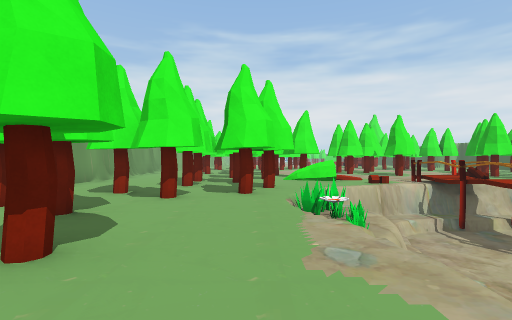
view 1 (above)

24 first-person views from a walk through a scene from a Unity 3-D project. The camera is 1.3 m above the floor, looks level and sees 85° across. The floor is counted in squares, 2 m on a side. Each view is taken from the middle of a square. On the plan, view 1 faces up. The plan holds only what a view shows up to about 9 squares ahead; the rest is blank. The place goes on beyond the plan. Some animated figures are left out. Some surface patterns are stand-ins.

view 2
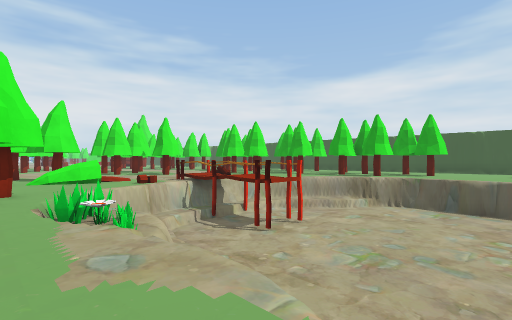

view 3
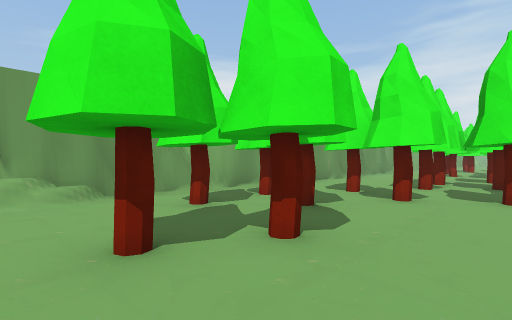

view 4
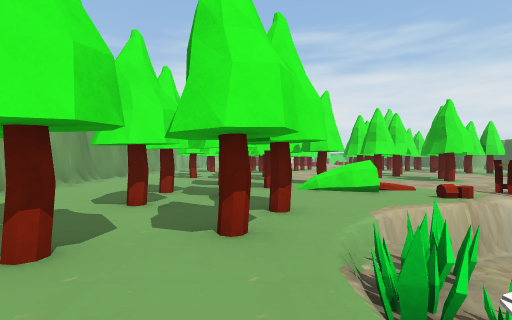

view 5
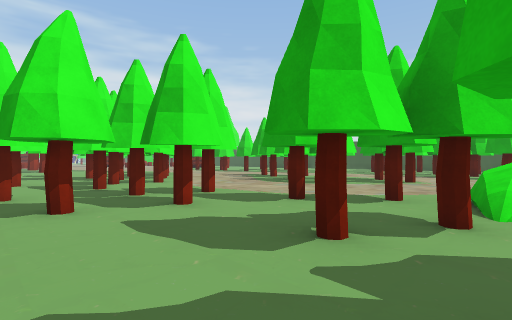

view 6
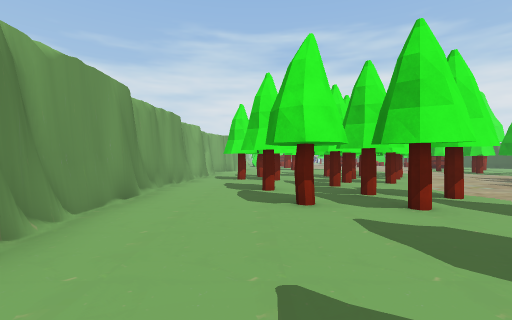

view 7
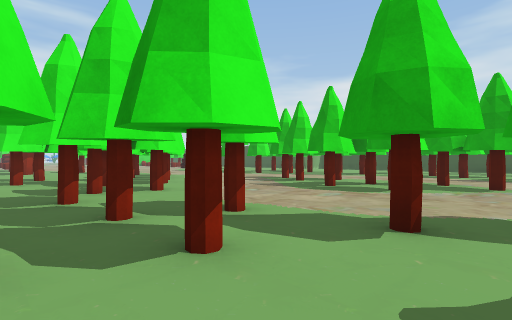

view 8
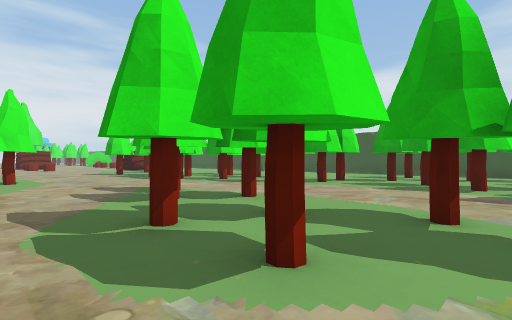

view 9
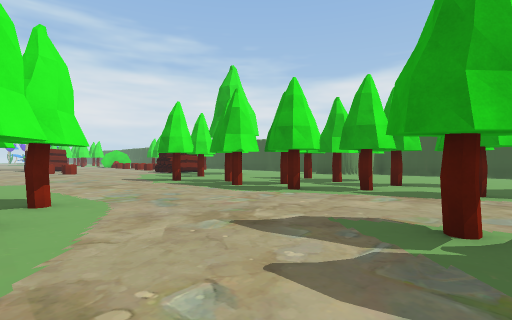

view 10
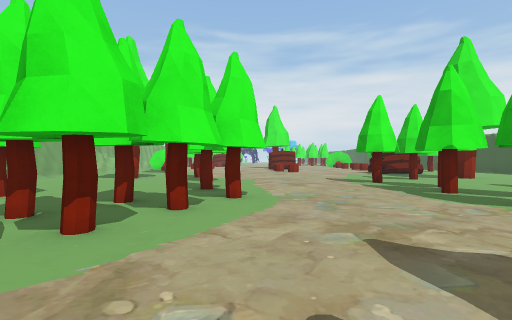

view 11
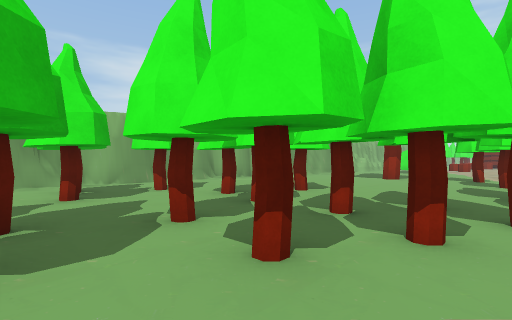

view 12
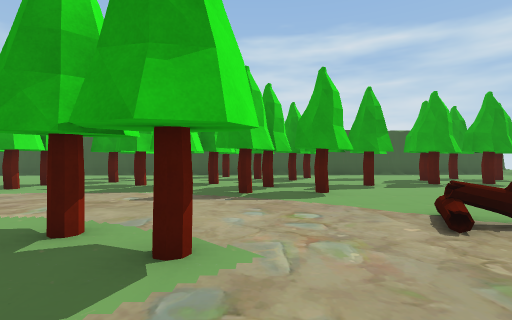

view 13
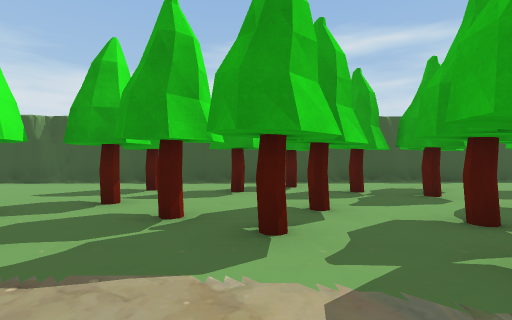

view 14
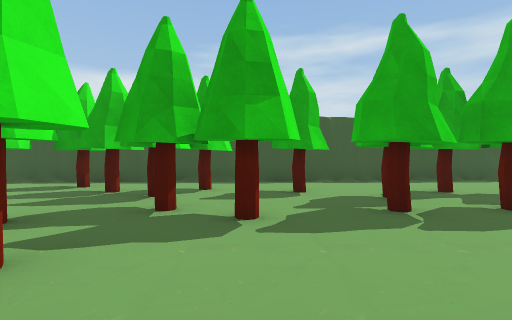

view 15
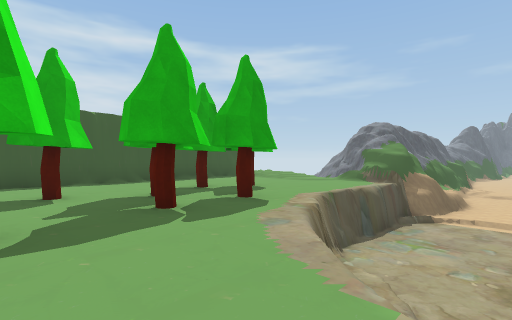

view 16
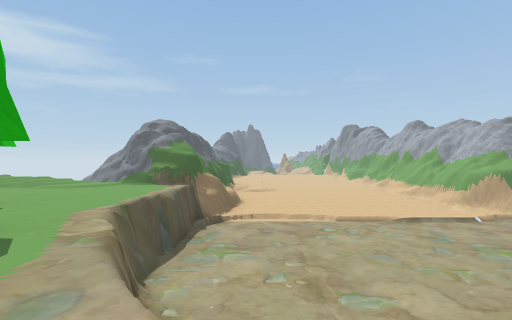

view 17
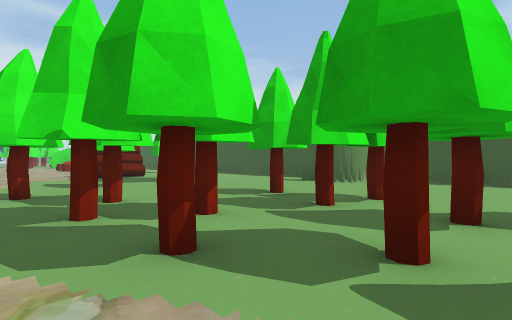

view 18
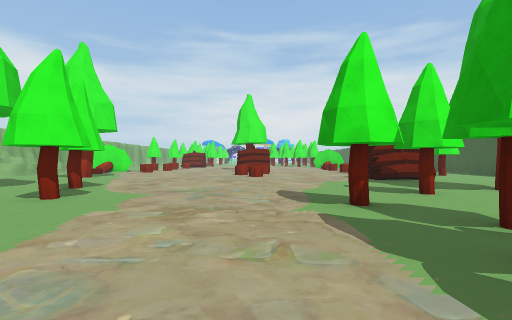

view 19
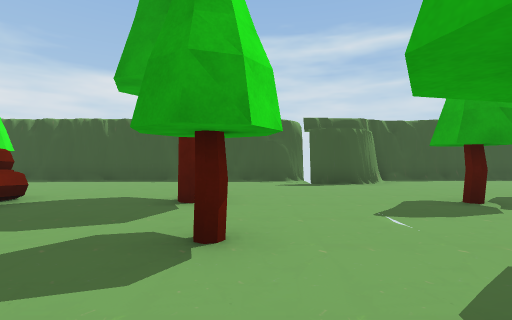

view 20
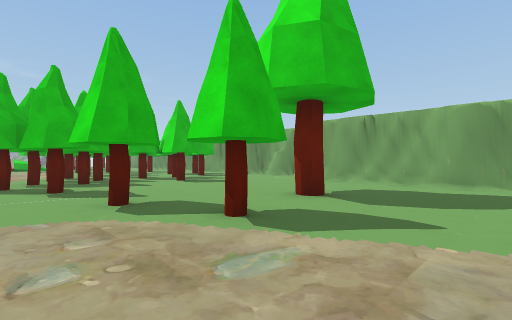

view 21
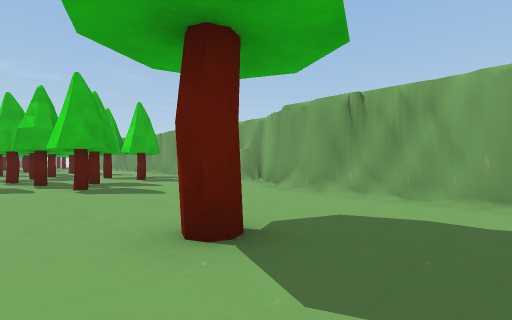

view 22
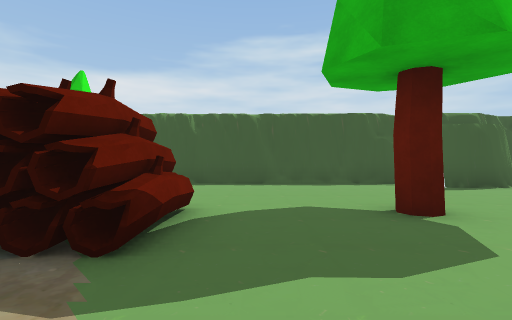

view 23
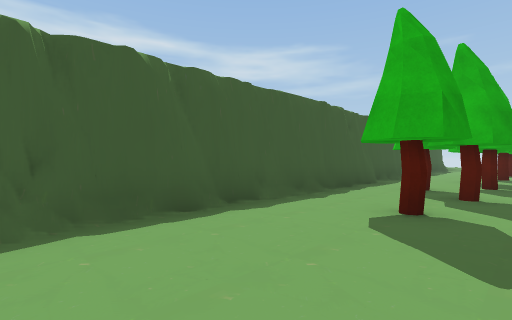

view 24
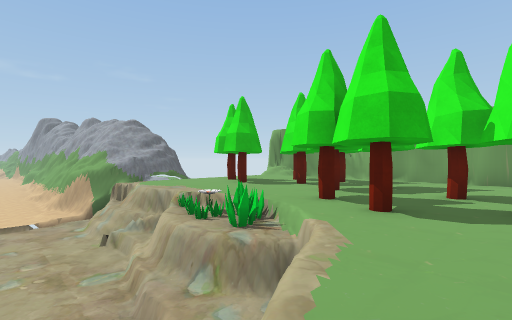

### Floor plan
Key: @ floor where view 1 was taken; # wall or solid block; x gap in a wall; . main floor; : floor 0.25 m higher than the main floor; / step, stairs or slope; = window, fence, low wall or low ledge; ^ raised ledge; v drop or lower ground; T tree; P plant; O other object.
Columns run from 6 left of view 1 to 17 right of it. Each row starts with its distance up from view 1.
 30   #.............OO....#
 29   #...................#
 28   #...................#
 27   #..T..T........T....#
 26   #.....T......T......#
 25  ##..........T........#
 24  #.............T.....##
 23  #.......T....T..T...##
 22  #...T....T....T......#
 21  #...T..TT....T..TT...#
 20 ##.T..TTT......T......#
 19 #.....T..........T....##
 18 #xT.T...T......T..O....#
 17 #.....TT....T...T......#
 16 #....T.....TT....T.....#
 15 #..T......T.......T.T..#
 14 #....TT.....T....T.....#
 13 #...TT....T.T....T..T..#
 12 ##.....T....T.....T..T.#
 11  #......T.......TT..T..#
 10  #...T..........T..T...#
  9  #..T.T.T:...O....T.T..#
  8  #...T...../#....T.....#
  7  #..T.T..vvvvvv.....T..#
  6  #....T.vvvvvv v..TT...#
  5  #.TT..PPvv==vvvv.T....#
  4  #T....OPvvvvvvvv...T..#
  3  #..T..Ovvvvvvvvvv.T...#
  2  #T.T...vvvvvvvvv......#
  1  #..T...vvvvvvvvv......#
  0 ##....@vvvvvvvvvv...///#
 -1       ^^vvvvvvvvv###v
 -2        #^vvvvvvvv###^
 -3          v     vv

Positions as (right, up) in squares from view 1, and headings:
1: (0, 0), facing up
2: (0, 0), facing up-right
3: (0, 0), facing up-left
4: (0, 3), facing up
5: (-3, 9), facing up-right
6: (-3, 9), facing up
7: (-2, 11), facing up-right
8: (3, 12), facing up-right
9: (3, 17), facing up-right
10: (4, 17), facing up
11: (3, 17), facing up-left
12: (4, 11), facing right
13: (8, 13), facing right
14: (8, 8), facing right
15: (8, 8), facing down-right
16: (9, 7), facing down
17: (7, 19), facing up-right
18: (6, 21), facing up
19: (7, 26), facing right
20: (4, 30), facing down-left
21: (1, 29), facing down-left
22: (8, 29), facing right
23: (13, 19), facing down-right
24: (4, 8), facing down-left
